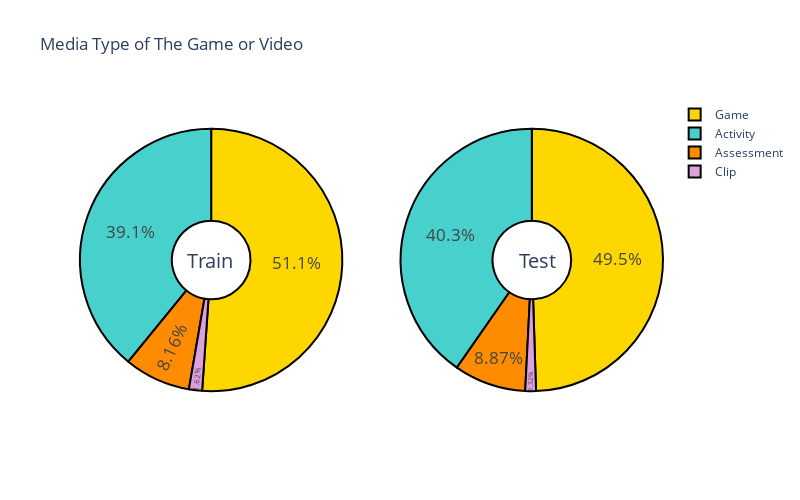

The notebook cell saved with this chart:
### Code cell
fig = make_subplots(rows=1, cols=2, specs=[[{'type':'domain'}, {'type':'domain'}]])

fig.add_trace(
    go.Pie(values=train_types, labels=train_types.index.tolist(), name="Train" , hole=.3),
    1, 1)

fig.add_trace(
    go.Pie(values=test_types, labels=test_types.index.tolist(), name="Test" , hole=.3),
    1, 2)

fig.update_traces(hoverinfo='label+percent+value', textinfo='percent', textfont_size=17, textposition="inside",
                  marker=dict(colors=['gold', 'mediumturquoise', 'darkorange', 'plum'],  
                              line=dict(color='#000000', width=2)
                             )
                 )

fig.update_layout(
    title_text="Media Type of The Game or Video",
    height=500, width=800,
    annotations=[dict(text='Train', x=0.18, y=0.5, font_size=20, showarrow=False),
                 dict(text='Test', x=0.82, y=0.5, font_size=20, showarrow=False)]
)

fig.show()

### Figure 1 — Plotly figure (JSON) as saved in the notebook; plotly's stock layout.template omitted (floating-point values rounded to 4 significant figures)
{"data": [{"domain": {"x": [0, 0.45], "y": [0, 1]}, "hole": 0.3, "hoverinfo": "label+percent+value", "labels": ["Game", "Activity", "Assessment", "Clip"], "marker": {"colors": ["gold", "mediumturquoise", "darkorange", "plum"], "line": {"color": "#000000", "width": 2}}, "name": "Train", "textfont": {"size": 17}, "textinfo": "percent", "textposition": "inside", "type": "pie", "values": [5795293, 4436728, 925345, 183676]}, {"domain": {"x": [0.55, 1], "y": [0, 1]}, "hole": 0.3, "hoverinfo": "label+percent+value", "labels": ["Game", "Activity", "Assessment", "Clip"], "marker": {"colors": ["gold", "mediumturquoise", "darkorange", "plum"], "line": {"color": "#000000", "width": 2}}, "name": "Test", "textfont": {"size": 17}, "textinfo": "percent", "textposition": "inside", "type": "pie", "values": [572260, 466274, 102627, 15253]}], "layout": {"annotations": [{"font": {"size": 20}, "showarrow": false, "text": "Train", "x": 0.18, "y": 0.5}, {"font": {"size": 20}, "showarrow": false, "text": "Test", "x": 0.82, "y": 0.5}], "height": 500, "title": {"text": "Media Type of The Game or Video"}, "width": 800}}
